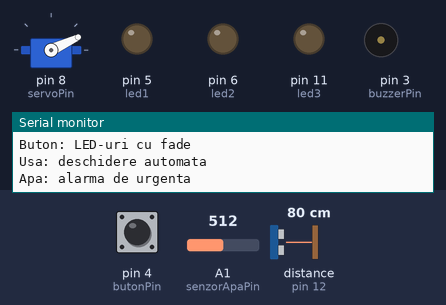
Bench run of a sketch on a simulated Arduino Uno, built with avr-gcc and run on an emulated ATmega328P. Parts: servo, output pins drawn as LEDs (lit = HIGH), buzzer (waves = sounding, pin HIGH), the last lines printed to the serial monitor. Wiring (inferred from the names in the program): ultrasonic range finder: trigger pin 7; echo pin 12. Inputs (shaded band) come from the test bench; at power-on: A1 (senzorApaPin) = 512, pin 4 (butonPin) HIGH, distance to the obstacle (sensor on pin 12) 80 cm. The echo pulse lasts 58.3 µs per cm; pins used as bus, display or sensor lines are not drawn.

Above: at 0.6 s.
1.9 s: A1 (senzorApaPin) set to 315
5.4 s: A1 (senzorApaPin) set to 285
At 6.6 s:
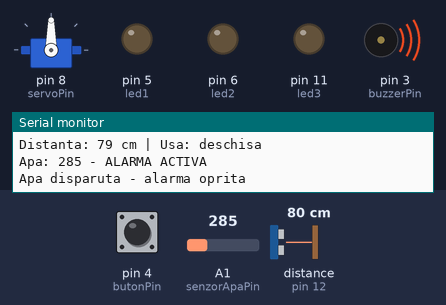
8.9 s: pin 4 (butonPin) pulled LOW for 0.15 s
At 12.1 s:
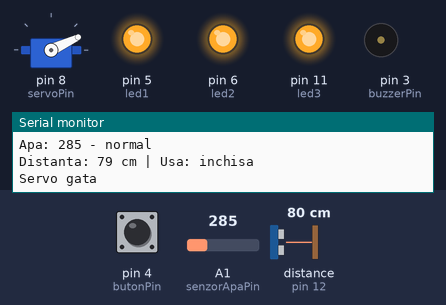
12.4 s: distance to the obstacle (sensor on pin 12) set to 2 cm
At 12.51 s:
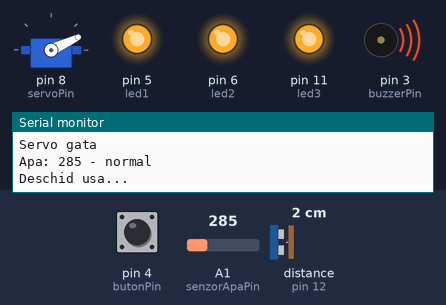
15.9 s: pin 4 (butonPin) pulled LOW for 1 s
At 18.6 s:
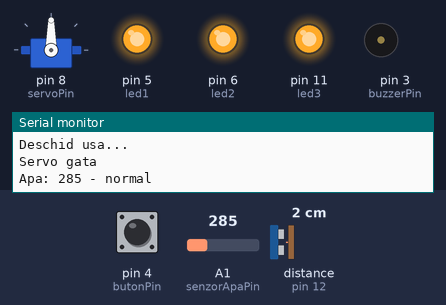
19.4 s: A1 (senzorApaPin) set to 306
At 20.0 s:
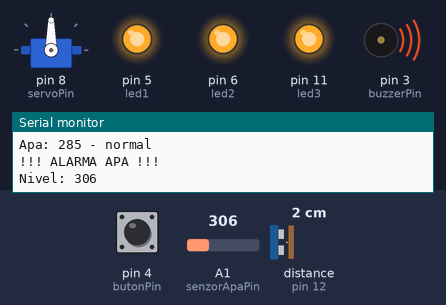
Timing chart, 0 to 21.9 s (numbered marks = the images above; inputs shaded):
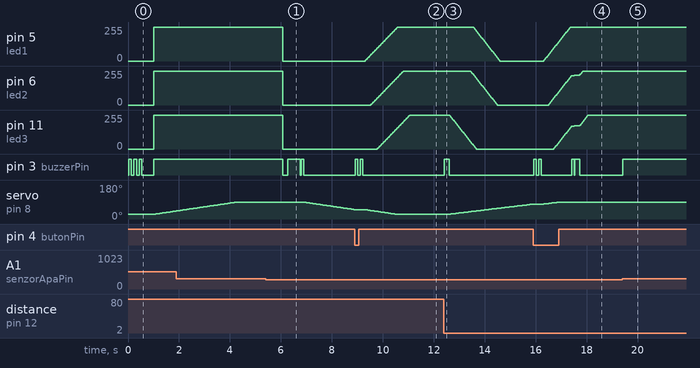

Measured:
- the behaviour switches between 300 and 299 on A1 (senzorApaPin) (found by bisection; images 0 and 1)
- after the input at 5.4 s, pin 5 (led1), pin 6 (led2), pin 11 (led3): 255/255 → 0/255 after 0.66 s; pin 3 (buzzerPin): goes LOW 0.20 s, HIGH 0.50 s, LOW 0.03 s, HIGH 0.10 s, then LOW, starting after 0.66 s; servo on pin 8 (servoPin): moves from 90° to 50° over 2.0 s, starting after 1.5 s
- after the input at 8.9 s, pin 5 (led1): moves from 0/255 to 255/255 over 1.3 s, starting after 0.41 s; pin 6 (led2): moves from 0/255 to 255/255 over 1.3 s, starting after 0.64 s
- after the input at 12.4 s, pin 3 (buzzerPin): LOW → HIGH at once, → LOW 0.20 s later; servo on pin 8 (servoPin): moves from 25° to 79° over 3.3 s, starting after 0.21 s
- after the input at 15.9 s, pin 5 (led1): moves from 0/255 to 255/255 over 1.0 s, starting after 0.42 s; pin 6 (led2): moves from 0/255 to 255/255 over 1.3 s, starting after 0.61 s; pin 11 (led3): moves from 0/255 to 255/255 over 1.3 s, starting after 0.81 s
- after the input at 19.4 s, pin 5 (led1): stays 255/255 (without the input it goes to 250/255 after 1.1 s); pin 6 (led2): stays 255/255 (without the input it goes to 250/255 after 1.0 s); pin 11 (led3): stays 255/255 (without the input it goes to 250/255 after 0.20 s); pin 3 (buzzerPin): LOW → HIGH at once

The sketch:

stairway.ino
```cpp
#include <Servo.h>

Servo servoUsa;

// pini pentru toate componentele
const int trigPin = 7;
const int echoPin = 12;
const int servoPin = 8;
const int butonPin = 4;
const int buzzerPin = 3;
const int senzorApaPin = A1;
const int led1 = 5;
const int led2 = 6;
const int led3 = 11;

// setari usa
const int pozitieInchis = 25;
const int pozitieDeschis = 90;
const int distantaActivare = 5;
const int timpDeschidere = 5000;

// senzor apa
const int pragApa = 300;

// variabile usa
int distanta;
bool usaDeschisa = false;
unsigned long timpUltimaDeschidere = 0;

// servo lent
bool servoInMiscare = false;
int pozitieActualaServo = 25;
int pozitieTargetServo = 25;
unsigned long timpUltimPasServo = 0;
const int delayServo = 50;

// buton
bool stareButonAnt = HIGH;
unsigned long timpUltimaApasare = 0;

// fade leduri
bool fadeActiv = false;
int fazaFade = 0;
unsigned long timpUltimPasFade = 0;
int valoriFade[3] = {0, 0, 0};
unsigned long timpStartFaza = 0;

// alarma apa
bool alarmaApaActiva = false;
bool buzzerContinuu = false;
bool alarmaSifortat = false;

void setup() {
  Serial.begin(9600);

  servoUsa.attach(servoPin);
  servoUsa.write(pozitieInchis);
  pinMode(trigPin, OUTPUT);
  pinMode(echoPin, INPUT);
  pinMode(butonPin, INPUT_PULLUP);
  pinMode(buzzerPin, OUTPUT);
  pinMode(led1, OUTPUT);
  pinMode(led2, OUTPUT);
  pinMode(led3, OUTPUT);

  stingeLEDuri();

  Serial.println("Smart Home System v1.0");
  Serial.println("Buton: LED-uri cu fade");
  Serial.println("Usa: deschidere automata");
  Serial.println("Apa: alarma de urgenta");

  // bip pornire
  for(int i = 0; i < 3; i++) {
    digitalWrite(buzzerPin, HIGH);
    delay(100);
    digitalWrite(buzzerPin, LOW);
    delay(100);
  }

  Serial.println("Sistem gata!");
}

void loop() {
  masoareDistanta();
  gestioneazaUsa();
  gestioneazaButon();
  monitorizeazaApa();
  procesareFade();
  procesareServoLent();

  delay(20);
}

void masoareDistanta() {
  digitalWrite(trigPin, LOW);
  delayMicroseconds(2);
  digitalWrite(trigPin, HIGH);
  delayMicroseconds(10);
  digitalWrite(trigPin, LOW);
  long durata = pulseIn(echoPin, HIGH);
  distanta = durata * 0.034 / 2;
}

void gestioneazaUsa() {
  // debug periodic
  static unsigned long ultimulDebug = 0;
  if (millis() - ultimulDebug > 5000) {
    Serial.print("Distanta: ");
    Serial.print(distanta);
    Serial.print(" cm | Usa: ");
    Serial.println(usaDeschisa ? "deschisa" : "inchisa");
    ultimulDebug = millis();
  }

  // prioritate alarma apa
  if (alarmaApaActiva) {
    if (!usaDeschisa && !servoInMiscare) {
      Serial.println("EVACUARE: deschid usa");
      deschideUsaLent();
      usaDeschisa = true;
      timpUltimaDeschidere = millis() + 3600000;
    }
    return;
  }

  // functionare normala
  if (distanta <= distantaActivare && !usaDeschisa) {
    deschideUsaLent();
    usaDeschisa = true;
    timpUltimaDeschidere = millis();

    if (!buzzerContinuu) {
      digitalWrite(buzzerPin, HIGH);
      delay(200);
      digitalWrite(buzzerPin, LOW);
    }
  }

  if (usaDeschisa && (millis() - timpUltimaDeschidere > timpDeschidere)) {
    inchideUsaLent();
    usaDeschisa = false;

    if (!buzzerContinuu) {
      digitalWrite(buzzerPin, HIGH);
      delay(100);
      digitalWrite(buzzerPin, LOW);
    }
  }
}

void gestioneazaButon() {
  bool stareButon = digitalRead(butonPin);

  if (stareButon == LOW && stareButonAnt == HIGH) {
    if (millis() - timpUltimaApasare > 200) {

      // opreste alarma definitiv
      if (alarmaApaActiva) {
        Serial.println("BUTON: opresc alarma fortat");

        alarmaApaActiva = false;
        buzzerContinuu = false;
        alarmaSifortat = true;
        digitalWrite(buzzerPin, LOW);

        stingeLEDuri();
        fadeActiv = false;
        fazaFade = 0;

        if (usaDeschisa) {
          Serial.println("Inchid usa si revin la normal");
          inchideUsaLent();
          usaDeschisa = false;
        }

        // bip confirmare
        delay(200);
        for(int i = 0; i < 3; i++) {
          digitalWrite(buzzerPin, HIGH);
          delay(150);
          digitalWrite(buzzerPin, LOW);
          delay(150);
        }

        Serial.println("Alarma oprita - mod normal activ");

        timpUltimaApasare = millis();
        stareButonAnt = stareButon;
        return;
      }

      // porneste ledurile
      if (!fadeActiv) {
        startFade();
        timpUltimaApasare = millis();
      }
    }
  }

  stareButonAnt = stareButon;
}

void monitorizeazaApa() {
  static unsigned long ultimaVerificare = 0;
  if (millis() - ultimaVerificare < 1000) return;
  ultimaVerificare = millis();

  int nivelApa = analogRead(senzorApaPin);

  // debug apa
  static unsigned long ultimulDebugApa = 0;
  if (millis() - ultimulDebugApa > 3000) {
    Serial.print("Apa: ");
    Serial.print(nivelApa);
    if (alarmaSifortat) {
      Serial.println(" - alarma dezactivata");
    } else if (alarmaApaActiva) {
      Serial.println(" - ALARMA ACTIVA");
    } else if (nivelApa >= pragApa) {
      Serial.println(" - peste prag");
    } else {
      Serial.println(" - normal");
    }
    ultimulDebugApa = millis();
  }

  if (!alarmaSifortat) {
    if (nivelApa >= pragApa) {
      if (!alarmaApaActiva) {
        // ALARMA!
        alarmaApaActiva = true;
        buzzerContinuu = true;

        Serial.println("!!! ALARMA APA !!!");
        Serial.print("Nivel: ");
        Serial.println(nivelApa);

        digitalWrite(buzzerPin, HIGH);

        analogWrite(led1, 255);
        analogWrite(led2, 255);
        analogWrite(led3, 255);

        fadeActiv = false;
      }
    } else {
      if (alarmaApaActiva) {
        // opreste alarma natural
        alarmaApaActiva = false;
        buzzerContinuu = false;
        digitalWrite(buzzerPin, LOW);
        stingeLEDuri();

        Serial.println("Apa disparuta - alarma oprita");

        delay(200);
        digitalWrite(buzzerPin, HIGH);
        delay(500);
        digitalWrite(buzzerPin, LOW);
      }
    }
  } else {
    // alarma oprita fortat
    if (nivelApa < pragApa) {
      alarmaSifortat = false;
      Serial.println("Apa disparuta - alarma reactivata");
    }
  }
}

void startFade() {
  if (alarmaApaActiva) return;

  fadeActiv = true;
  fazaFade = 1;
  timpUltimPasFade = millis();
  timpStartFaza = millis();

  valoriFade[0] = 0;
  valoriFade[1] = 0;
  valoriFade[2] = 0;

  Serial.println("Pornesc fade LED-uri");

  if (!buzzerContinuu) {
    for(int i = 0; i < 2; i++) {
      digitalWrite(buzzerPin, HIGH);
      delay(100);
      digitalWrite(buzzerPin, LOW);
      delay(100);
    }
  }
}

void procesareFade() {
  if (alarmaApaActiva && fadeActiv) {
    fadeActiv = false;
    return;
  }

  if (!fadeActiv) return;

  if (millis() - timpUltimPasFade < 10) return;
  timpUltimPasFade = millis();

  switch(fazaFade) {
    case 1: fazaAprindere(); break;
    case 2: fazaMaxim(); break;
    case 3: fazaStingere(); break;
  }
}

void fazaAprindere() {
  bool gata = true;

  if (valoriFade[0] < 255) {
    valoriFade[0] += 5;
    if (valoriFade[0] > 255) valoriFade[0] = 255;
    analogWrite(led1, valoriFade[0]);
    gata = false;
  }

  if (valoriFade[0] >= 50 && valoriFade[1] < 255) {
    valoriFade[1] += 5;
    if (valoriFade[1] > 255) valoriFade[1] = 255;
    analogWrite(led2, valoriFade[1]);
    gata = false;
  }

  if (valoriFade[0] >= 100 && valoriFade[2] < 255) {
    valoriFade[2] += 5;
    if (valoriFade[2] > 255) valoriFade[2] = 255;
    analogWrite(led3, valoriFade[2]);
    gata = false;
  }

  if (gata) {
    fazaFade = 2;
    timpStartFaza = millis();
  }
}

void fazaMaxim() {
  if (millis() - timpStartFaza >= 1500) {
    fazaFade = 3;
    timpStartFaza = millis();
  }
}

void fazaStingere() {
  bool gata = true;

  if (valoriFade[2] > 0) {
    valoriFade[2] -= 5;
    if (valoriFade[2] < 0) valoriFade[2] = 0;
    analogWrite(led3, valoriFade[2]);
    gata = false;
  }

  if (valoriFade[2] <= 50 && valoriFade[1] > 0) {
    valoriFade[1] -= 5;
    if (valoriFade[1] < 0) valoriFade[1] = 0;
    analogWrite(led2, valoriFade[1]);
    gata = false;
  }

  if (valoriFade[2] <= 25 && valoriFade[0] > 0) {
    valoriFade[0] -= 5;
    if (valoriFade[0] < 0) valoriFade[0] = 0;
    analogWrite(led1, valoriFade[0]);
    gata = false;
  }

  if (gata) {
    fadeActiv = false;
    fazaFade = 0;
    stingeLEDuri();
    Serial.println("Fade complet");
  }
}

void deschideUsaLent() {
  pozitieTargetServo = pozitieDeschis;
  servoInMiscare = true;
  Serial.println("Deschid usa...");
}

void inchideUsaLent() {
  pozitieTargetServo = pozitieInchis;
  servoInMiscare = true;
  Serial.println("Inchid usa...");
}

void procesareServoLent() {
  if (!servoInMiscare) return;

  if (millis() - timpUltimPasServo < delayServo) return;
  timpUltimPasServo = millis();

  if (pozitieActualaServo < pozitieTargetServo) {
    pozitieActualaServo++;
  } else if (pozitieActualaServo > pozitieTargetServo) {
    pozitieActualaServo--;
  } else {
    servoInMiscare = false;
    Serial.println("Servo gata");
    return;
  }

  servoUsa.write(pozitieActualaServo);
}

void stingeLEDuri() {
  analogWrite(led1, 0);
  analogWrite(led2, 0);
  analogWrite(led3, 0);
}
```
